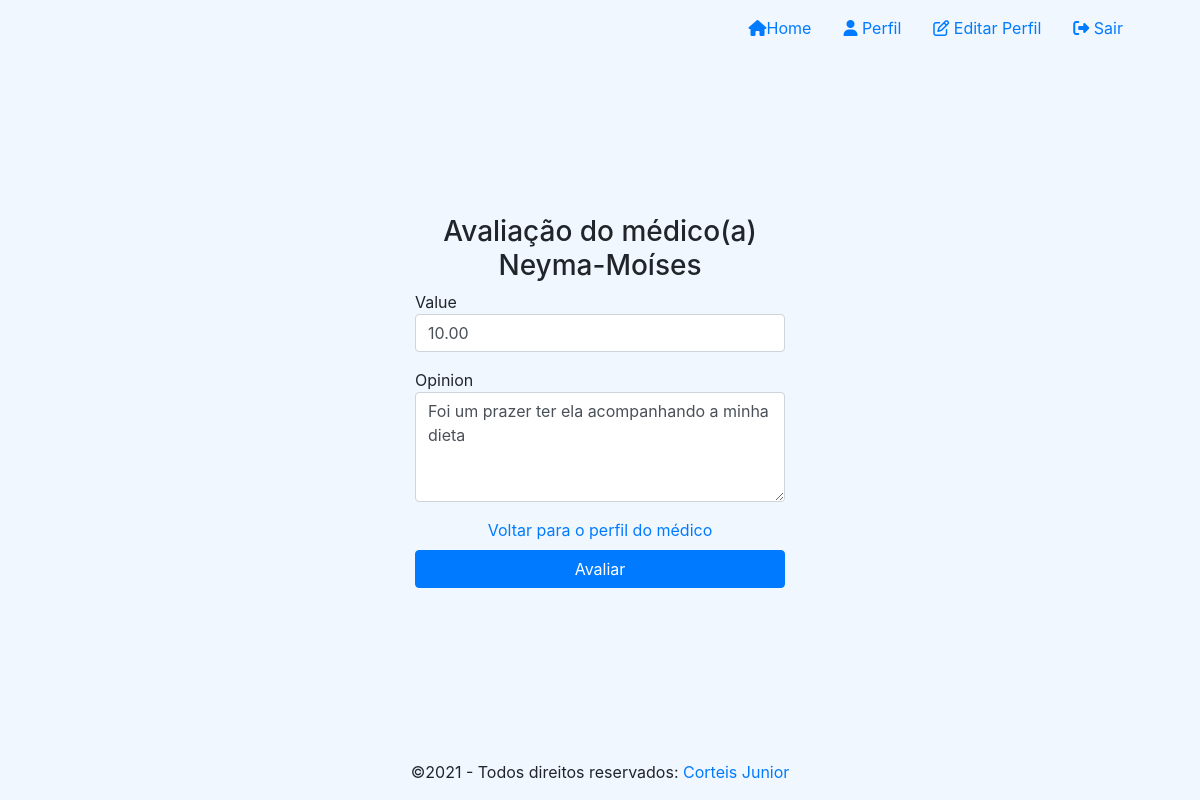
The app's page /medic/rating/3/ (signed in) with its own data.
### medicSearch/models/Profile.py (models this page shows, shortened)
class Profile(models.Model):
    user = models.OneToOneField(User, on_delete=models.CASCADE)
    role = models.IntegerField(choices=ROLE_CHOICE,  default=3)
    birthday = models.DateField(default=None, null=True, blank=True)
    created_at = models.DateTimeField(auto_now_add=True)
    updated_at = models.DateTimeField(auto_now=True)
    token = models.CharField(max_length=255,  null=True, blank=True)
    image = models.ImageField(null=True, blank=True)
    favorites = models.ManyToManyField(User, blank=True, related_name='favorites')
    specialties = models.ManyToManyField(Speciality,  blank=True, related_name='specialties')
    addresses = models.ManyToManyField(Address, blank=True, related_name='addresses')

### medicSearch/models/Rating.py (models this page shows, shortened)
class Rating(models.Model):
    user = models.ForeignKey(User, related_name='avaliou', on_delete=models.CASCADE)
    user_rated = models.ForeignKey(User, related_name='avaliado', on_delete=models.CASCADE)
    value = models.DecimalField(max_digits=5, decimal_places=2)
    opinion = models.TextField(null=True, blank=True)
    status = models.BooleanField(default=True)
    created_at = models.DateTimeField(auto_now_add=True, null=True)
    updated_at = models.DateTimeField(auto_now=True, null=True)

### medicSearch/views/MedicView.py (the view)
@login_required
def rate_medic_view(request, medic_id=None):
    medic = Profile.objects.filter(user__id=medic_id).first()
    rating = Rating.objects.filter(user=request.user, user_rated=medic.user).first()
    message = None
    initial = {
        'user': request.user,
        'user_rated': medic.user
        }
    if request.method == 'POST':
        ratingForm = MedicRatingForm(request.POST, instance=rating, initial=initial)
    else:
         ratingForm = MedicRatingForm(instance=rating, initial=initial)
    if ratingForm.is_valid():
        ratingForm.save()
        message = {
            'type': 'success',
            'text': 'Avaliação salva com sucesso'
        }
    else:
        if request.method == 'POST':
            message = {
                'type': 'danger',
                'text': 'Erro ao salvar avalição'
            }
    context = {
        'ratingForm': ratingForm,
        'medic': medic,
        'message': message
    }
    return render(request, template_name='medic/rating.html', context=context, status=200)

### medicSearch/forms/MedicForm.py
class MedicRatingForm(ModelForm):
    class Meta:
        model = Rating
        fields = ['user', 'user_rated', 'value', 'opinion']
        widgets = {
            'user': forms.HiddenInput(),
            'user_rated': forms.HiddenInput(),
            'value': forms.NumberInput(attrs={'class': 'form-control'}),
            'opinion': forms.Textarea(attrs={'class': 'form-control', 'rows': 4 }),
        }

### medicSearch/templates/medic/rating.html (shortened to what this page needs)
{% extends 'base.html' %}
{% load static %}
{% block styles %}
    <link rel="stylesheet" href="{% static 'css/home.css' %}">
{% endblock styles %}
{% block content %}
    <div id="content">
        <div class="container-fluid">
            <div class="row">
                <form action="" class="col-md-4 col-lg-4 offset-md-4 offset-lg-4" method="POST">
                    <h3 class="text-center">Avaliação do médico(a) {{ medic.user.username}}</h3>
                        {% for f in ratingForm %}
                            {% if not f.is_hidden %}
                                <div class="form-group">
                                    {{ f.label }}
                                    {{ f }}
                                </div>
                                {% else %}
                                    {{ f }}
                            {% endif %}
                        {% endfor %}
                                <a href="{% url 'profile' medic.user.id %}" class="text-center mt-2 mb-2 " style="display: block;">Voltar para o perfil do médico</a>
                                <button type="submit" class="btn btn-primary">Avaliar</button>
                </form>
            </div>
        </div>
    </div>
{% endblock content %}

### medicSearch/static/css/global.css (style rules this page uses)
#content { min-height: calc(100vh - 112px); }

### medicSearch/static/css/home.css (style rules this page uses)
body { background-color: #f1f7ff; }
#content form { margin-top: calc(50vh - 241px); }
#content form button { width: 100%; }

### records on screen
Profile: user.username "Neyma-Moíses"
Rating: ratingForm "10.00" "Foi um prazer ter ela acompanhando a minha dieta"

### other values on screen
{{ f.label }} "Value" "Opinion"
